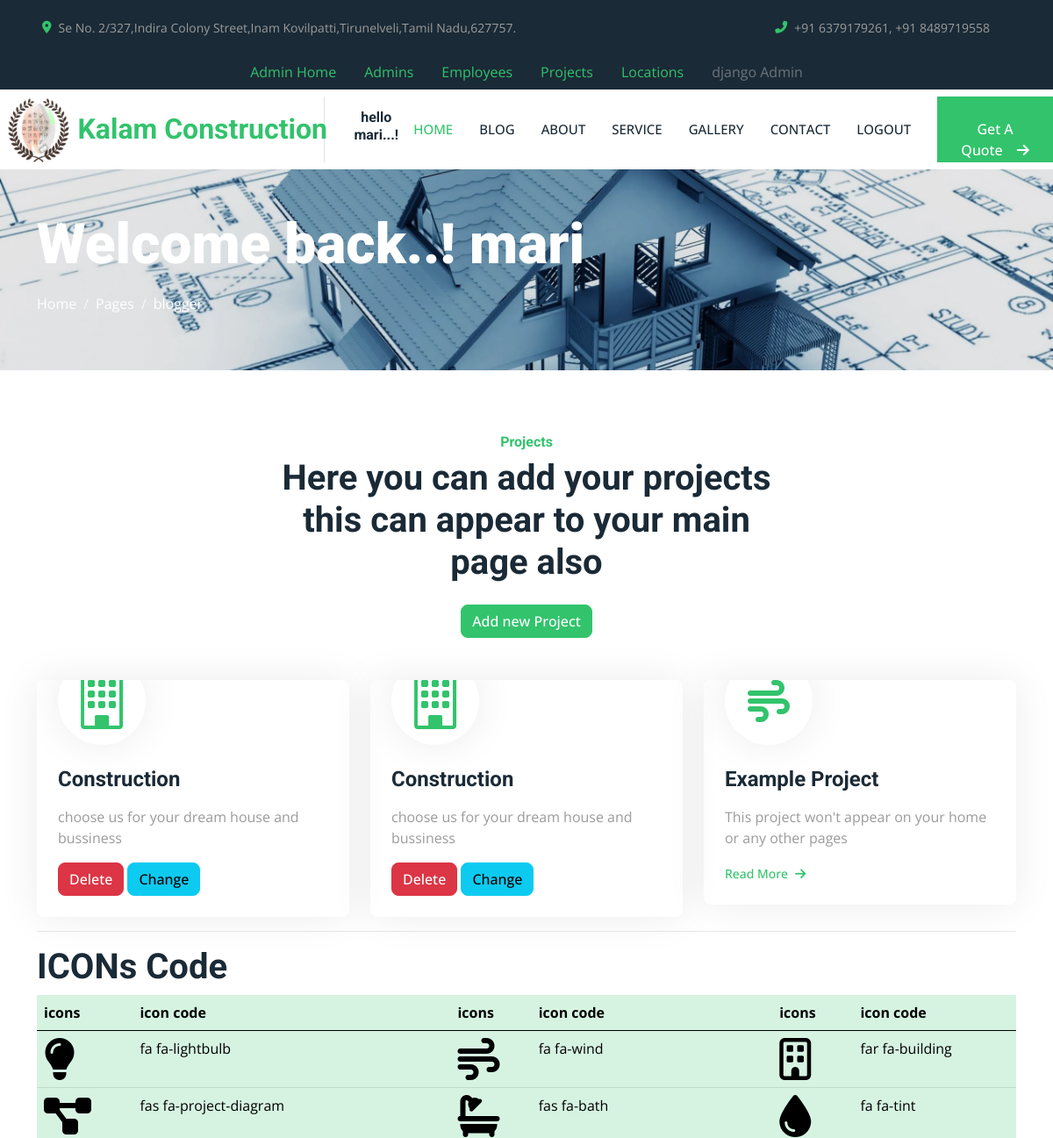
/projectcategories (signed in, upper part), run on an earlier commit of the app's database.
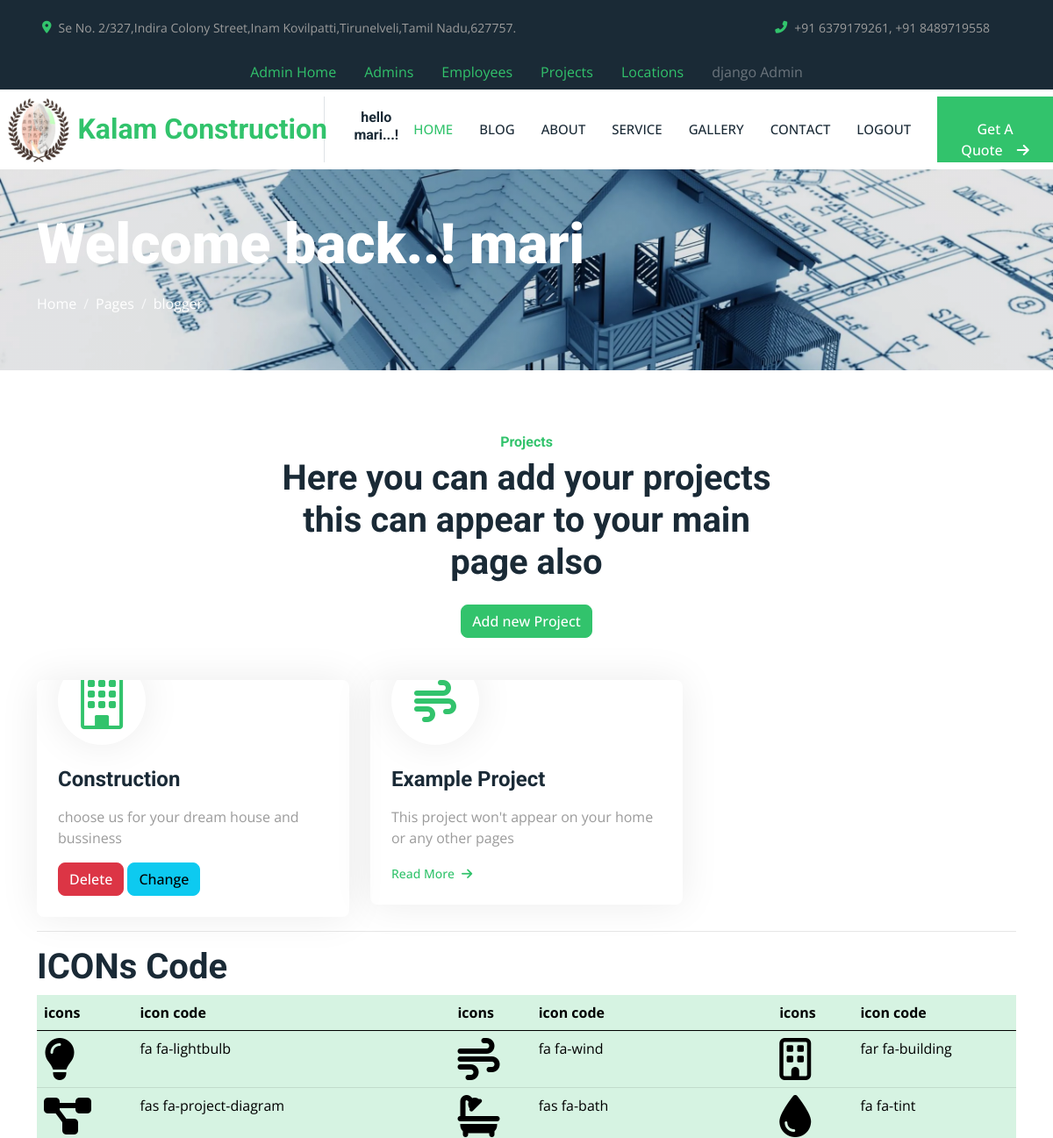
And on a later commit of the database.
### app/models.py (models this page shows, shortened)
class ProjectCategory(models.Model):
    pname=models.CharField('Project Name', max_length=50,null=False,blank=False)
    ppic=models.ImageField(upload_to=getFileName,null=True,blank=True)
    pdescription=models.TextField(max_length=500)
    icon=models.CharField('Icon', max_length=50,null=True,blank=False)
    add_home=models.BooleanField(null=True,blank=False)
    class Meta:
        verbose_name = _("Project Category")
        verbose_name_plural = _("Project Categories")

### app/views.py (the view)
# urls.py: path('projectcategories',views.projectcategories,name='projectcategories'),
def projectcategories(request):
    projects=ProjectCategory.objects.all()
    if request.method == 'POST':
        form=ProjectCategoryForm(request.POST, request.FILES)
        if form.is_valid():
            s1=ProjectCategory.objects.create(
                pname=form.cleaned_data.get('pname'),
                ppic=request.FILES.get('ppic'),
                pdescription=form.cleaned_data.get('pdescription'),
                icon=form.cleaned_data.get('icon'),
                add_home=form.cleaned_data.get('add_home'),
            )
            s1.save()
            messages.success(request,'success')
        else:
            messages.error(request,'error')
    else:
        form=ProjectCategoryForm()
    context={
        'd2':form,
        'd1':projects
    }
    return render(request,'users/admin/projects.html',context)

### templates/users/admin/projects.html (shortened to what this page needs)
{% extends 'users/admin/admin_home.html' %}
{% load static %}
{% block content4 %}
<div class="container-xxl py-5">
    <div class="container wow fadeInUp">
        <div class="text-center mx-auto mb-5 wow fadeInUp" data-wow-delay="0.1s" style="max-width: 600px;">
            <h6 class="text-primary">Projects</h6>
            <h1 class="mb-4">Here you can add your projects this can appear to your main page also</h1>
            <button type="button" class="btn btn-primary" data-toggle="modal" data-target="#exampleModal">
                Add new Project
            </button>
        </div>
        <div class="row g-4" data-wow-delay="0.5s">
            {% for i in d1 %}
            <div class="col-md-6 col-lg-4 wow fadeInUp" data-wow-delay="0.{{ forloop.counter }}s">
                <div class="service-item rounded overflow-hidden">
                    <div class="position-relative p-4 pt-0">
                        <div class="service-icon">
                            <i class="{{ i.icon }} fa-4x"></i>
                        </div>
                        <h4 class="mb-3">{{ i.pname }}</h4>
                        <p>{{ i.pdescription }}</p>
                        <a href="{% url 'deleteprojectcategory' i.id %}" onclick="return confirm('Are you surly want to remove {{ i.pname }}' )" class="btn btn-danger">Delete</a>
                  <a href="{% url 'editprojectcategories' i.id %}" class="btn btn-info"> Change </a>
                    </div>
                </div>
            </div>
            {% endfor %}
            <div class="col-md-6 col-lg-4 wow fadeInUp" data-wow-delay="0.3s">
                <div class="service-item rounded overflow-hidden">
                    <div class="position-relative p-4 pt-0">
                        <div class="service-icon">
                            <i class="fa fa-wind fa-3x"></i>
                        </div>
                        <h4 class="mb-3">Example Project</h4>
                        <p>This project won't appear on your home or any other pages</p>
                        <a class="small fw-medium" href="">Read More<i class="fa fa-arrow-right ms-2"></i></a>
                    </div>
                </div>
            </div>
        </div>
        <hr>
        <div class="row g-4">
            <div class="table-responsive wow fadeInUp">
                <h1>ICONs Code</h1>
                <table class="table table-primary">
                    <thead>
                        <tr>
                            <th scope="col">icons</th><th scope="col">icon code</th><th scope="col">icons</th><th scope="col">icon code</th><th scope="col">icons</th><th scope="col">icon code</th>
                        </tr>
                    </thead>
                    <tbody>
                        <tr class="">
                            <td scope="row"><i class="fa fa-lightbulb fa-3x"></i></td><td>fa fa-lightbulb</td>
                            <td scope="row"><i class="fa fa-wind fa-3x"></i></td><td>fa fa-wind</td>
                            <td scope="row"><i class="far fa-building fa-3x"></i></td><td>far fa-building</td>
                        </tr>
                        <tr class="">
                            <td scope="row"><i class="fas fa-project-diagram fa-3x"></i></td><td>fas fa-project-diagram</td>
                            <td scope="row"><i class="fas fa-bath fa-3x"></i></td><td>fas fa-bath</td>
                            <td scope="row"><i class="fa fa-tint fa-3x"></i></td><td>fa fa-tint</td>
                        </tr>
                    </tbody>
                </table>
            </div>
        </div>
    </div>
</div>
{% endblock content4 %}

What changed in the data, as far as the page shows it:
removed ProjectCategory: pname "Construction", pdescription "choose us for your dream house and bussiness"
